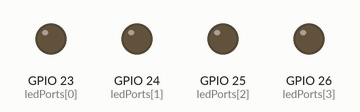
Simulated run of this program. Board: Raspberry Pi (BCM pin numbers). Shown: output pins drawn as LEDs (lit = HIGH).

Above: at 0.5 s.
At 2.5 s:
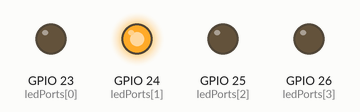
At 4.5 s:
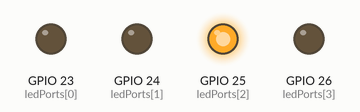
At 9.5 s:
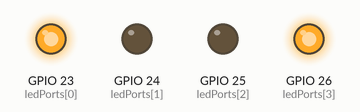
At 14.5 s:
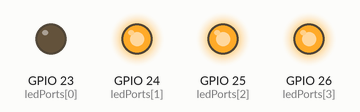
At 19.5 s:
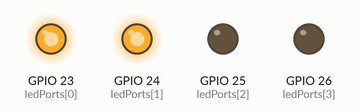
Timing chart, 0 to 20.8 s (numbered marks = the images above):
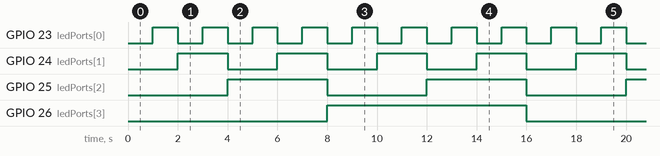

The program:

Led4Count.py
```python
import RPi.GPIO as GPIO
import time

GPIO.setmode(GPIO.BCM)
GPIO.setwarnings(False)

ledPorts = [23, 24, 25, 26]
bitMasks = [0b0001, 0b0010, 0b0100, 0b1000]

for port in ledPorts :
    GPIO.setup(port, GPIO.OUT)

for num in range(65) :
    for mask in range (4) :
        if  num & bitMasks[mask] == 0 :
            GPIO.output(ledPorts[mask], False)
        else :
            GPIO.output(ledPorts[mask], True)
    time.sleep(1)
```

Measured:
- by itself, GPIO 23 (ledPorts[0]): alternates HIGH for 1.0 s and LOW for 1.0 s
- by itself, GPIO 24 (ledPorts[1]): alternates HIGH for 2.0 s and LOW for 2.0 s
- by itself, GPIO 25 (ledPorts[2]): alternates HIGH for 4.0 s and LOW for 4.0 s
- by itself, GPIO 26 (ledPorts[3]): alternates HIGH for 8.0 s and LOW for 8.0 s
